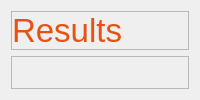
                     <widget class="QWidget" name="results">
                      <layout class="QVBoxLayout" name="verticalLayout_27">
                       <item>
                        <widget class="QFrame" name="frame_24">
                         <property name="maximumSize">
                          <size>
                           <width>16777215</width>
                           <height>60</height>
                          </size>
                         </property>
                         <property name="frameShape">
                          <enum>QFrame::StyledPanel</enum>
                         </property>
                         <property name="frameShadow">
                          <enum>QFrame::Raised</enum>
                         </property>
                         <layout class="QVBoxLayout" name="verticalLayout_15">
                          <property name="spacing">
                           <number>0</number>
                          </property>
                          <property name="leftMargin">
                           <number>0</number>
                          </property>
                          <property name="topMargin">
                           <number>0</number>
                          </property>
                          <property name="rightMargin">
                           <number>0</number>
                          </property>
                          <property name="bottomMargin">
                           <number>0</number>
                          </property>
                          <item>
                           <widget class="QLabel" name="label_5">
                            <property name="font">
                             <font>
                              <pointsize>25</pointsize>
                              <italic>false</italic>
                              <bold>false</bold>
                             </font>
                            </property>
                            <property name="styleSheet">
                             <string notr="true">color: #e75113;</string>
                            </property>
                            <property name="text">
                             <string>Results</string>
                            </property>
                           </widget>
                          </item>
                         </layout>
                        </widget>
                       </item>
                       <item>
                        <widget class="QFrame" name="frame_19">
                         <property name="frameShape">
                          <enum>QFrame::StyledPanel</enum>
                         </property>
                         <property name="frameShadow">
                          <enum>QFrame::Raised</enum>
                         </property>
                        </widget>
                       </item>
                      </layout>
                     </widget>
